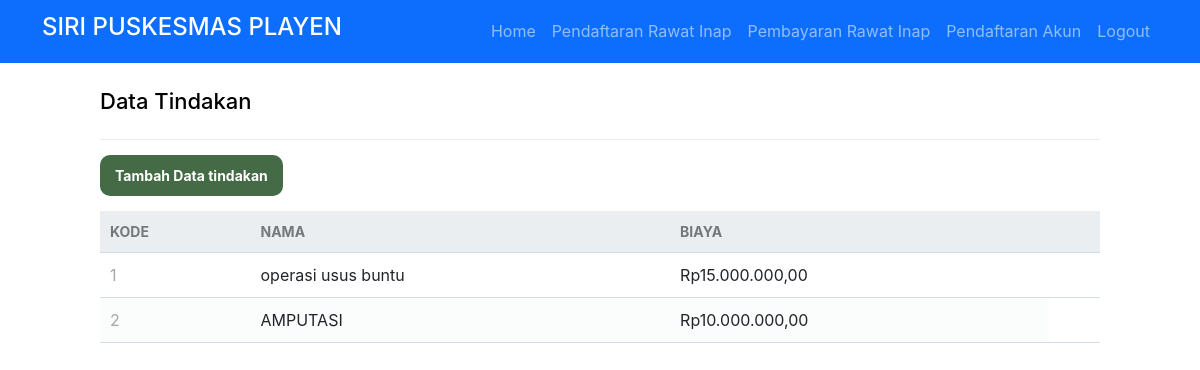
The page /dokter/tindakan/read.php (signed in) on the database its author committed.
### tables this page shows
CREATE TABLE `tindakan` (
  `kd_tindakan` int(255) NOT NULL,
  `nama_tindakan` varchar(255) NOT NULL,
  `biaya` int(255) NOT NULL
);

### db/func.php (called while the page is built, shortened)
<?php
function rupiah($angka){
    $hasil = "Rp" . number_format($angka, '2', ',', '.');
    return $hasil;
}
?>

### dokter/tindakan/read.php (the view, shortened to what this page needs)
<?php
if ($_SESSION['username'] == '') {
	echo "<script>
    alert('Anda Harus Login terlebih dahulu');
    window.location.href='./auth/fmasuk.php';
    </script>";
} else {
?>
	<!DOCTYPE html>
	<html>
	<head>
		<link href="../../db/style.css" rel="stylesheet" type="text/css">
		<link href="https://cdn.jsdelivr.net/npm/bootstrap@5.2.0-beta1/dist/css/bootstrap.min.css" rel="stylesheet">
	</head>
	<body>
		<nav class="navbar navbar-expand-sm navbar-dark bg-primary">
			<div class="container">
				<a class="navbar-brand" href="#">
					<h4>SIRI PUSKESMAS PLAYEN </h3>
				</a>
				<ul class="navbar-nav ml-auto mt-2 mt-lg-0 d-flex align-items-center">
					<li class="nav-item">
						<a class="nav-link menu " id="menuHome" href="../../index.php">Home</a>
					</li>
					<?PHP if ($_SESSION['role_id'] == 1) { ?>
						<li class="nav-item">
							<a class="nav-link menu" id="daftarrawatinap" href="./pasien/daftarrawatinap.php"><i class=""></i>Pendaftaran Rawat Inap</a>
						</li>
						<li class="nav-item">
							<a class="nav-link menu" id="bayarrawatinap" href="./pasien/bayarrawatinap.php"><i class=""></i>Pembayaran Rawat Inap</a>
						</li>
						<li class="nav-item">
							<a class="nav-link menu" id="daftarakun" href="./pasien/daftarakun.php"><i class=""></i>Pendaftaran Akun</a>
						</li>
					<?PHP } ?>
					<li class="nav-item">
						<a class="nav-link menu" id="logout" href="../../auth/sLogout.php"><i class=""></i>Logout</a>
					</li>
				</ul>
			</div>
		</nav>
		<?php
		include("../../db/func.php");
		$pdo = pdo_connect_mysql();
		$page = isset($_GET['page']) && is_numeric($_GET['page']) ? (int)$_GET['page'] : 1;
		$records_per_page = 8;
		$stmt = $pdo->prepare('SELECT * FROM tindakan ORDER BY kd_tindakan LIMIT :current_page, :record_per_page');
		$stmt->bindValue(':current_page', ($page - 1) * $records_per_page, PDO::PARAM_INT);
		$stmt->bindValue(':record_per_page', $records_per_page, PDO::PARAM_INT);
		$stmt->execute();
		$kamars = $stmt->fetchAll(PDO::FETCH_ASSOC);
		?>
		<div class="content read">
			<h2>Data Tindakan</h2>
			<a href="./create.php" class="menu create-dokter" id="tambahDokter">Tambah Data tindakan</a>
			<table>
				<thead>
					<tr>
						<td>KODE</td>
						<td>NAMA</td>
						<td>BIAYA</td>
						<td></td>
					</tr>
				</thead>
				<tbody>
					<?php foreach ($kamars as $tindakan) : ?>
						<tr>
							<td><?= $tindakan['kd_tindakan'] ?></td>
							<td><?= $tindakan['nama_tindakan'] ?></td>
							<td><?= rupiah($tindakan['biaya']) ?></td>
						</tr>
					<?php endforeach; ?>
				</tbody>
			</table>
		</div>
	<?php
}
	?>

### db/style.css (style rules this page uses)
* { box-sizing: border-box; font-family: -apple-system, BlinkMacSystemFont, "segoe ui", roboto, oxygen, ubuntu, cantarell, "fira sans", "droid sans", "helvetica neue", Arial, sans-serif; font-size: 16px; -webkit-font-smoothing: antialiased; -moz-osx-font-smoothing: grayscale; }
body { background-color: #FFFFFF; margin: 0; }
.content { width: 1000px; margin: 0 auto; }
.content h2 { margin: 0; padding: 25px 0; font-size: 22px; border-bottom: 1px solid #ebebeb; color: black; }
.read .create-dokter { display: inline-block; text-decoration: none; background-color: #446A46; font-weight: bold; font-size: 14px; color: #FFFFFF; padding: 10px 15px; margin: 15px 0; border-radius: 10px; }
.read table { width: 100%; padding-top: 30px; border-collapse: collapse; }
.read table thead { background-color: #ebeef1; border-bottom: 1px solid #d3dae0; }
.read table thead td { padding: 10px; font-weight: bold; color: #767779; font-size: 14px; }
.read table tbody tr { border-bottom: 1px solid #d3dae0; }
.read table tbody tr:nth-child(even) { background-color: #fbfcfc; }
.read table tbody tr td { padding: 10px; }
.read table tbody tr td:nth-child(1) { color: #a5a7a9; }

### rows shown on the page
tindakan: kd_tindakan "1", nama_tindakan "operasi usus buntu", biaya "Rp15.000.000,00"
tindakan: kd_tindakan "2", nama_tindakan "AMPUTASI", biaya "Rp10.000.000,00"
